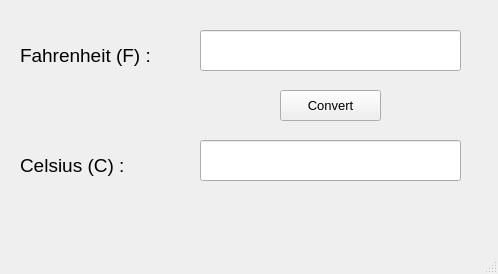
<?xml version="1.0" encoding="UTF-8"?>
<ui version="4.0">
 <class>MainWindow</class>
 <widget class="QMainWindow" name="MainWindow">
  <property name="geometry">
   <rect>
    <x>0</x>
    <y>0</y>
    <width>498</width>
    <height>274</height>
   </rect>
  </property>
  <property name="windowTitle">
   <string>MainWindow</string>
  </property>
  <widget class="QWidget" name="centralwidget">
   <widget class="QLabel" name="label">
    <property name="geometry">
     <rect>
      <x>20</x>
      <y>30</y>
      <width>171</width>
      <height>51</height>
     </rect>
    </property>
    <property name="font">
     <font>
      <pointsize>14</pointsize>
     </font>
    </property>
    <property name="text">
     <string>Fahrenheit (F) :</string>
    </property>
   </widget>
   <widget class="QLabel" name="label_2">
    <property name="geometry">
     <rect>
      <x>20</x>
      <y>140</y>
      <width>161</width>
      <height>51</height>
     </rect>
    </property>
    <property name="font">
     <font>
      <pointsize>14</pointsize>
     </font>
    </property>
    <property name="text">
     <string>Celsius (C) :</string>
    </property>
   </widget>
   <widget class="QLineEdit" name="lineEditdoF">
    <property name="geometry">
     <rect>
      <x>200</x>
      <y>30</y>
      <width>261</width>
      <height>41</height>
     </rect>
    </property>
   </widget>
   <widget class="QLineEdit" name="lineEditdoC">
    <property name="geometry">
     <rect>
      <x>200</x>
      <y>140</y>
      <width>261</width>
      <height>41</height>
     </rect>
    </property>
   </widget>
   <widget class="QPushButton" name="pushButtonConvert">
    <property name="geometry">
     <rect>
      <x>280</x>
      <y>90</y>
      <width>101</width>
      <height>31</height>
     </rect>
    </property>
    <property name="font">
     <font>
      <pointsize>10</pointsize>
     </font>
    </property>
    <property name="text">
     <string>Convert</string>
    </property>
   </widget>
  </widget>
  <widget class="QMenuBar" name="menubar">
   <property name="geometry">
    <rect>
     <x>0</x>
     <y>0</y>
     <width>498</width>
     <height>26</height>
    </rect>
   </property>
  </widget>
  <widget class="QStatusBar" name="statusbar"/>
 </widget>
 <resources/>
 <connections/>
</ui>
